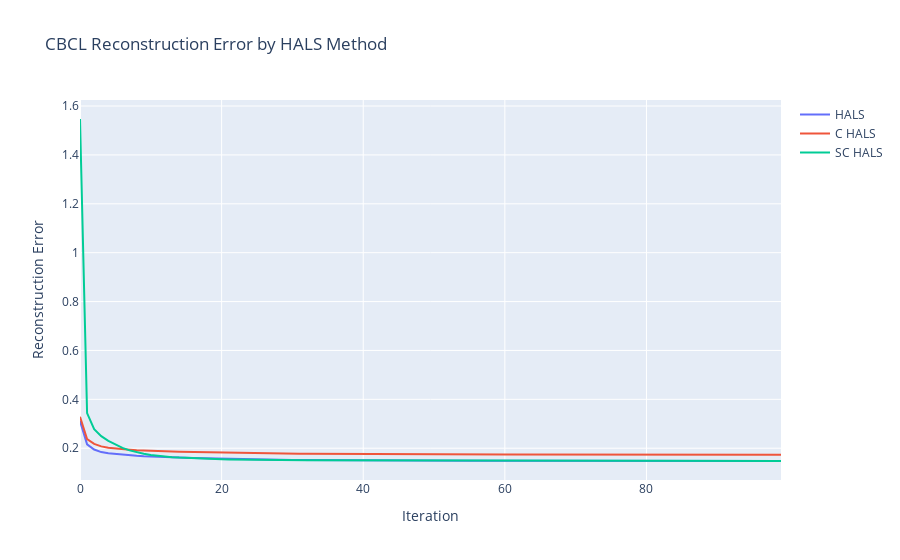

Notebook code cell kept with this figure:
### Markdown cell above
*Plot: Reconstruction Errors*

### Code cell
fig = go.Figure()

for method in hals_errors_df.columns:
    fig.add_trace(
        go.Scatter(
            y = hals_errors_df[method],
            name = method
        )
    )

fig.update_layout(
    title = 'CBCL Reconstruction Error by HALS Method',
    yaxis_title = 'Reconstruction Error',
    xaxis_title = 'Iteration'
)
fig.show()
